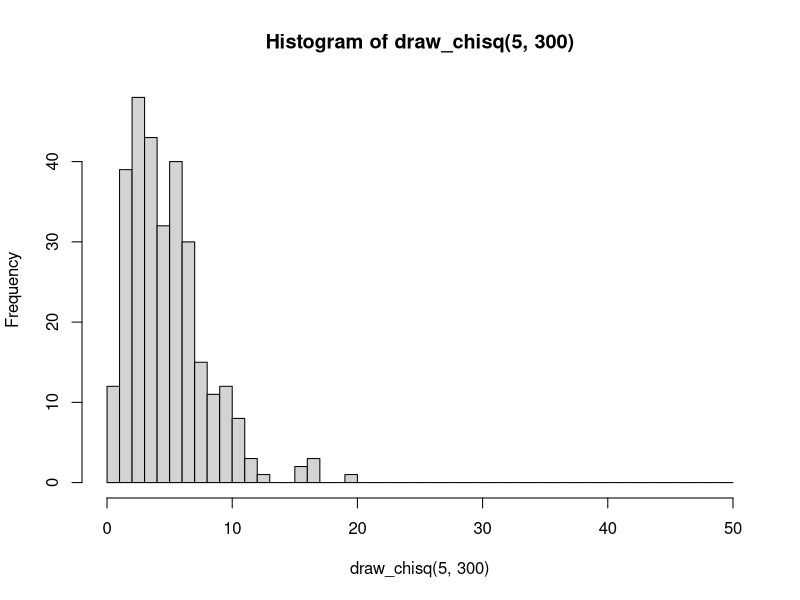
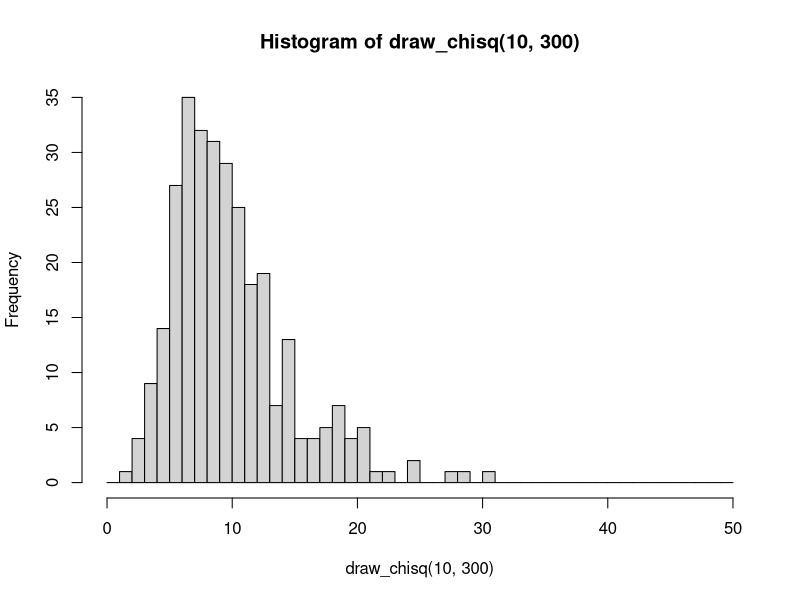
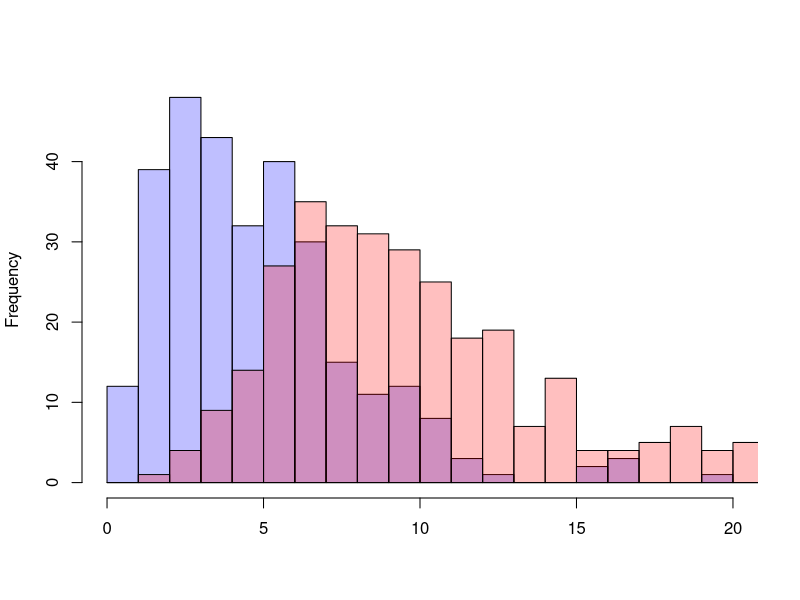

These charts were generated, in order, by the following R code:
draw_chisq <- function(n, k) {
  samples <- vector(length = k)
  for (i in 1:k) {
    samples[i] <- sum(rnorm(n)^2)
  }
  samples
}

p1 <- hist(draw_chisq(5, 300), breaks = 0:50)
p2 <- hist(draw_chisq(10, 300), breaks = 0:50)
plot(p1, col=rgb(0,0,1,1/4), xlim = c(0, 20), main="", xlab = "")
plot(p2, col=rgb(1,0,0,1/4), xlim = c(0, 20), add=T)
#legend("topright", c("nu = 5", "nu = 10"))
